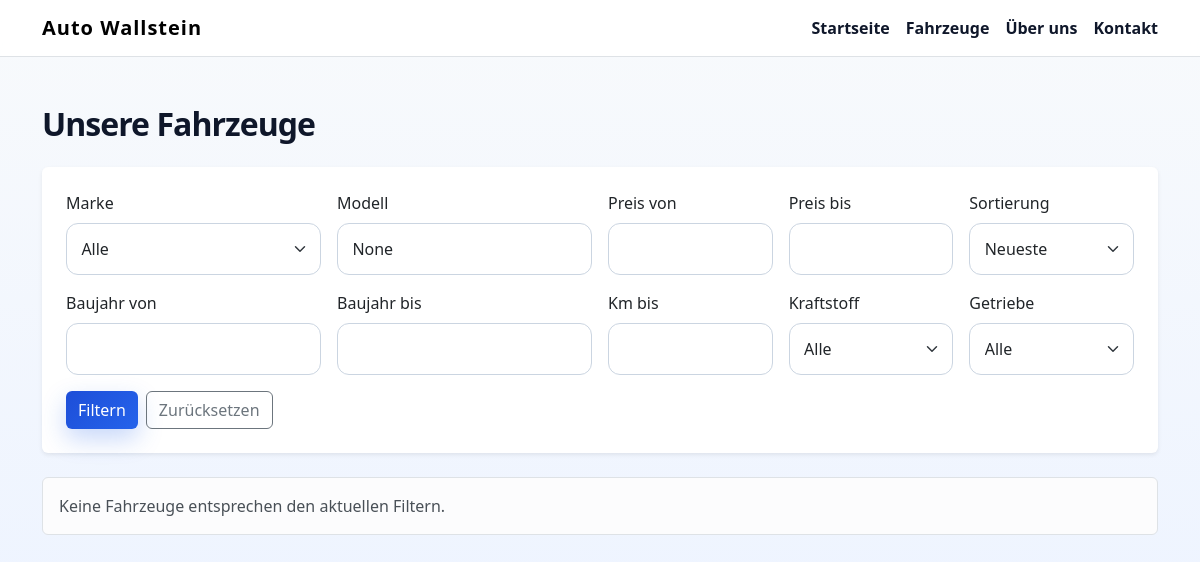
The page /fahrzeuge/ on the database as committed earlier.
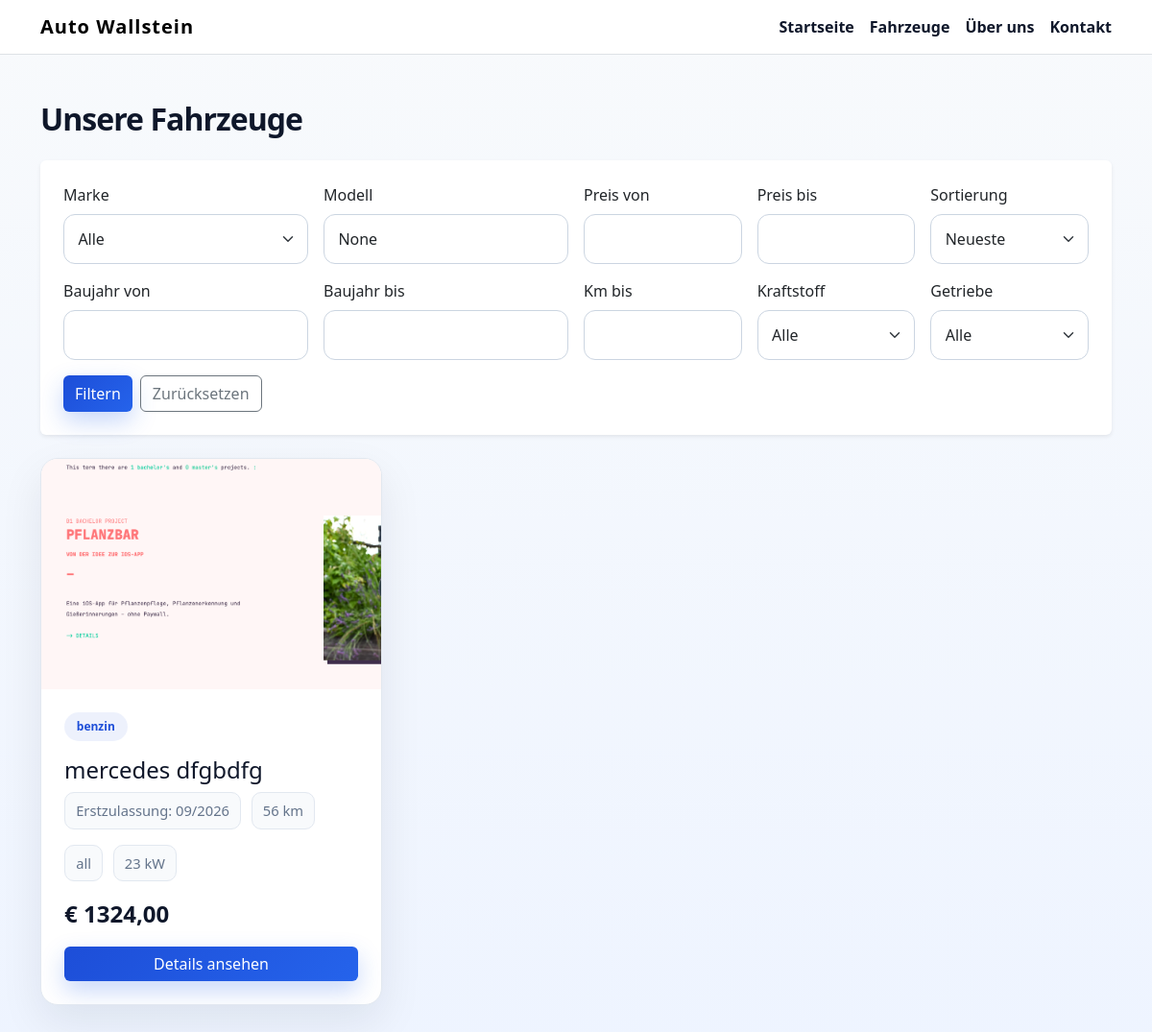
The same page on the database as committed later.
### vehicles/models.py (models this page shows, shortened)
class Vehicle(models.Model):
    internal_number = models.CharField(max_length=50, unique=True, verbose_name="Interne Fahrzeugnummer")
    brand = models.CharField(max_length=100, verbose_name="Marke")
    model = models.CharField(max_length=120, verbose_name="Modell")
    variant = models.CharField(max_length=150, blank=True, verbose_name="Variante / Modellbezeichnung")
    vehicle_type = models.CharField(max_length=80, verbose_name="Fahrzeugtyp")
    first_registration = models.DateField(verbose_name="Erstzulassung")
    year = models.PositiveIntegerField(verbose_name="Baujahr")
    mileage = models.PositiveIntegerField(verbose_name="Kilometerstand")
    fuel_type = models.CharField(max_length=60, verbose_name="Kraftstoffart")
    transmission = models.CharField(max_length=50, verbose_name="Getriebe")
    power_kw = models.PositiveIntegerField(verbose_name="Leistung kW")
    power_ps = models.PositiveIntegerField(verbose_name="Leistung PS")
    engine_capacity = models.PositiveIntegerField(verbose_name="Hubraum")
    doors = models.PositiveIntegerField(verbose_name="Anzahl Türen")
    seats = models.PositiveIntegerField(verbose_name="Anzahl Sitzplätze")
    exterior_color = models.CharField(max_length=80, verbose_name="Außenfarbe")
    interior_equipment = models.CharField(max_length=200, blank=True, verbose_name="Innenausstattung")
    vin = models.CharField(max_length=50, blank=True, verbose_name="FIN / Fahrgestellnummer")
    previous_owners = models.PositiveIntegerField(default=0, verbose_name="Anzahl Vorbesitzer")
    hu_valid_until = models.DateField(blank=True, null=True, verbose_name="HU gültig bis")
    purchase_price = models.DecimalField(max_digits=12, decimal_places=2, verbose_name="Einkaufspreis")
    sale_price = models.DecimalField(max_digits=12, decimal_places=2, verbose_name="Verkaufspreis")
    description = models.TextField(blank=True, verbose_name="Beschreibung")
    equipment = models.TextField(blank=True, verbose_name="Ausstattung")
    status = models.CharField(
        max_length=30,
        choices=VehicleStatus.choices,
        default=VehicleStatus.IN_PREPARATION,
        verbose_name="Status",
    )
    is_published = models.BooleanField(default=False, verbose_name="Veröffentlicht")
    public_visible = models.BooleanField(default=False, verbose_name="Öffentlich sichtbar")
    created_at = models.DateTimeField(default=timezone.now, verbose_name="Datum der Aufnahme")
    updated_at = models.DateTimeField(auto_now=True, verbose_name="Datum der letzten Änderung")
    class Meta:
        ordering = ["-updated_at"]
        verbose_name = "Fahrzeug"
        verbose_name_plural = "Fahrzeuge"

class VehicleImage(models.Model):
    vehicle = models.ForeignKey(Vehicle, related_name="images", on_delete=models.CASCADE)
    image = models.ImageField(upload_to="vehicles/%Y/%m/%d/", verbose_name="Bild")
    alt_text = models.CharField(max_length=200, blank=True, verbose_name="Alt-Text")
    is_main = models.BooleanField(default=False, verbose_name="Hauptbild")
    sort_order = models.PositiveIntegerField(default=0, verbose_name="Reihenfolge")
    created_at = models.DateTimeField(auto_now_add=True)
    class Meta:
        ordering = ["sort_order", "created_at"]
        verbose_name = "Fahrzeugbild"
        verbose_name_plural = "Fahrzeugbilder"

### vehicles/views.py (the view)
# urls.py: path("fahrzeuge/", views.public_vehicles, name="public_vehicles"),
def public_vehicles(request):
    queryset = Vehicle.objects.filter(is_published=True, public_visible=True, status=VehicleStatus.AVAILABLE)
    brand = request.GET.get("brand")
    model = request.GET.get("model")
    price_min = request.GET.get("price_min")
    price_max = request.GET.get("price_max")
    year_min = request.GET.get("year_min")
    year_max = request.GET.get("year_max")
    mileage_max = request.GET.get("mileage_max")
    fuel_type = request.GET.get("fuel_type")
    transmission = request.GET.get("transmission")
    sort = request.GET.get("sort", "newest")
    if brand:
        queryset = queryset.filter(brand__icontains=brand)
    if model:
        queryset = queryset.filter(model__icontains=model)
    if price_min:
        queryset = queryset.filter(sale_price__gte=price_min)
    if price_max:
        queryset = queryset.filter(sale_price__lte=price_max)
    if year_min:
        queryset = queryset.filter(year__gte=year_min)
    if year_max:
        queryset = queryset.filter(year__lte=year_max)
    if mileage_max:
        queryset = queryset.filter(mileage__lte=mileage_max)
    if fuel_type:
        queryset = queryset.filter(fuel_type__icontains=fuel_type)
    if transmission:
        queryset = queryset.filter(transmission__icontains=transmission)
    if sort == "price_asc":
        queryset = queryset.order_by("sale_price")
    elif sort == "price_desc":
        queryset = queryset.order_by("-sale_price")
    elif sort == "mileage":
        queryset = queryset.order_by("mileage")
    else:
        queryset = queryset.order_by("-created_at")
    context = {
        "vehicles": queryset,
        "brands": queryset.values_list("brand", flat=True).distinct().order_by("brand"),
        "models": queryset.values_list("model", flat=True).distinct().order_by("model"),
        "fuel_types": queryset.values_list("fuel_type", flat=True).distinct().order_by("fuel_type"),
        "transmissions": queryset.values_list("transmission", flat=True).distinct().order_by("transmission"),
        "active_filters": {
            "brand": brand,
            "model": model,
            "price_min": price_min,
            "price_max": price_max,
            "year_min": year_min,
            "year_max": year_max,
            "mileage_max": mileage_max,
            "fuel_type": fuel_type,
            "transmission": transmission,
            "sort": sort,
        },
    }
    return render(request, "public/vehicles.html", context)

### templates/public/vehicles.html (shortened to what this page needs)
<!DOCTYPE html>
<html lang="de">
<head>
    <link href="https://cdn.jsdelivr.net/npm/bootstrap@5.3.3/dist/css/bootstrap.min.css" rel="stylesheet">
    <link rel="stylesheet" href="/static/css/public.css">
</head>
<body>
    <nav class="navbar navbar-expand-lg navbar-light bg-white border-bottom sticky-top">
        <div class="container">
            <a class="navbar-brand fw-bold" href="{% url 'home' %}">Auto Wallstein</a>
            <div class="ms-auto d-flex gap-3 align-items-center">
                <a class="nav-link" href="{% url 'home' %}">Startseite</a>
                <a class="nav-link" href="{% url 'public_vehicles' %}">Fahrzeuge</a>
                <a class="nav-link" href="{% url 'about' %}">Über uns</a>
                <a class="nav-link" href="{% url 'contact' %}">Kontakt</a>
            </div>
        </div>
    </nav>
    <main class="container py-5">
        <div class="d-flex justify-content-between align-items-center mb-4">
            <h1 class="section-title h2 mb-0">Unsere Fahrzeuge</h1>
        </div>
        <div class="card border-0 shadow-sm mb-4">
            <div class="card-body p-4">
                <form method="get" class="row g-3 align-items-end">
                    <div class="col-md-3">
                        <label class="form-label">Marke</label>
                        <select name="brand" class="form-select">
                            <option value="">Alle</option>
                        </select>
                    </div>
                    <div class="col-md-3">
                        <label class="form-label">Modell</label>
                        <input type="text" name="model" value="{{ active_filters.model }}" class="form-control">
                    </div>
                    <div class="col-md-2">
                        <label class="form-label">Preis von</label>
                        <input type="number" name="price_min" value="{{ active_filters.price_min }}" class="form-control">
                    </div>
                    <div class="col-md-2">
                        <label class="form-label">Preis bis</label>
                        <input type="number" name="price_max" value="{{ active_filters.price_max }}" class="form-control">
                    </div>
                    <div class="col-md-2">
                        <label class="form-label">Sortierung</label>
                        <select name="sort" class="form-select">
                            <option value="newest" {% if active_filters.sort == 'newest' or not active_filters.sort %}selected{% endif %}>Neueste</option>
                        </select>
                    </div>
                    <div class="col-md-3">
                        <label class="form-label">Baujahr von</label>
                        <input type="number" name="year_min" value="{{ active_filters.year_min }}" class="form-control">
                    </div>
                    <div class="col-md-3">
                        <label class="form-label">Baujahr bis</label>
                        <input type="number" name="year_max" value="{{ active_filters.year_max }}" class="form-control">
                    </div>
                    <div class="col-md-2">
                        <label class="form-label">Km bis</label>
                        <input type="number" name="mileage_max" value="{{ active_filters.mileage_max }}" class="form-control">
                    </div>
                    <div class="col-md-2">
                        <label class="form-label">Kraftstoff</label>
                        <select name="fuel_type" class="form-select">
                            <option value="">Alle</option>
                        </select>
                    </div>
                    <div class="col-md-2">
                        <label class="form-label">Getriebe</label>
                        <select name="transmission" class="form-select">
                            <option value="">Alle</option>
                        </select>
                    </div>
                    <div class="col-md-12 d-flex gap-2">
                        <button type="submit" class="btn btn-primary">Filtern</button>
                        <a href="{% url 'public_vehicles' %}" class="btn btn-outline-secondary">Zurücksetzen</a>
                    </div>
                </form>
            </div>
        </div>
        <div class="row g-4">
            {% if vehicles %}
                {% for vehicle in vehicles %}
                    <div class="col-md-6 col-xl-4">
                        <article class="card-vehicle">
                            {% if vehicle.images.first %}
                                <img src="{{ vehicle.images.first.image.url }}" alt="{{ vehicle.brand }} {{ vehicle.model }}">
                            {% else %}
                                <div class="d-flex justify-content-center align-items-center bg-light text-muted" style="height: 240px;">Kein Bild</div>
                            {% endif %}
                            <div class="p-4">
                                <div class="pill mb-3">{{ vehicle.fuel_type }}</div>
                                <h2 class="h4 mb-2">{{ vehicle.brand }} {{ vehicle.model }}</h2>
                                <div class="meta-row mb-3">
                                    <span class="meta-item">Erstzulassung: {{ vehicle.first_registration|date:"m/Y" }}</span>
                                    <span class="meta-item">{{ vehicle.mileage|floatformat:0 }} km</span>
                                </div>
                                <div class="meta-row mb-3">
                                    <span class="meta-item">{{ vehicle.transmission }}</span>
                                    <span class="meta-item">{{ vehicle.power_kw }} kW</span>
                                </div>
                                <div class="price mb-3">€ {{ vehicle.sale_price }}</div>
                                <a href="{% url 'vehicle_detail' vehicle.pk %}" class="btn btn-primary w-100">Details ansehen</a>
                            </div>
                        </article>
                    </div>
                {% endfor %}
            {% else %}
                <div class="col-12">
                    <div class="alert alert-light border">Keine Fahrzeuge entsprechen den aktuellen Filtern.</div>
                </div>
            {% endif %}
        </div>
    </main>
</body>
</html>

### static/css/public.css (style rules this page uses)
:root { --primary: #0f172a; --primary-soft: #1d4ed8; --primary-strong: #1e3a8a; --muted: #64748b; --surface: #ffffff; --surface-alt: #f8fafc; --surface-soft: #eef4ff; --border: #e2e8f0; --shadow: 0 18px 45px rgba(15, 23, 42, 0.08); --radius: 18px; }
body { background: linear-gradient(180deg, #f8fafc 0%, #eef4ff 100%); color: #0f172a; font-family: "Segoe UI", Tahoma, Geneva, Verdana, sans-serif; }
.navbar { background: rgba(255, 255, 255, 0.9) !important; backdrop-filter: blur(10px); border-bottom: 1px solid rgba(148, 163, 184, 0.2); }
.navbar-brand { letter-spacing: 0.05em; font-weight: 800; }
.nav-link { color: var(--primary) !important; font-weight: 600; }
.card-vehicle { border: 1px solid var(--border); border-radius: var(--radius); overflow: hidden; background: var(--surface); box-shadow: var(--shadow); transition: transform 0.2s ease, box-shadow 0.2s ease; height: 100%; }
.card-vehicle img { height: 240px; object-fit: cover; }
.pill { display: inline-block; background: rgba(29, 78, 216, 0.08); color: var(--primary-soft); border-radius: 999px; padding: 0.4rem 0.8rem; font-size: 0.75rem; font-weight: 600; }
.section-title { font-weight: 700; letter-spacing: -0.03em; }
.price { color: #0f172a; font-size: clamp(1.35rem, 2vw, 1.8rem); font-weight: 800; }
.meta-row { display: flex; flex-wrap: wrap; gap: 0.65rem; color: var(--muted); font-size: 0.92rem; }
.meta-item { background: var(--surface-alt); border: 1px solid var(--border); border-radius: 10px; padding: 0.45rem 0.7rem; }
.btn-primary { background: linear-gradient(135deg, #1d4ed8 0%, #2563eb 100%); border: none; box-shadow: 0 10px 25px rgba(37, 99, 235, 0.25); }
.form-control, .form-select, textarea { border-radius: 12px; border: 1px solid #cbd5e1; padding: 0.8rem 0.9rem; background-color: #fff; }

Rows that differ between the two databases and show on the page:
added Vehicle: images.first.image (picture), fuel_type "benzin", brand "mercedes", model "dfgbdfg", first_registration "09/2026", mileage "56", transmission "all", power_kw "23", sale_price "1324,00"
Other text that changed with them:
text no longer shown: "Keine Fahrzeuge entsprechen den aktuellen Filtern."
